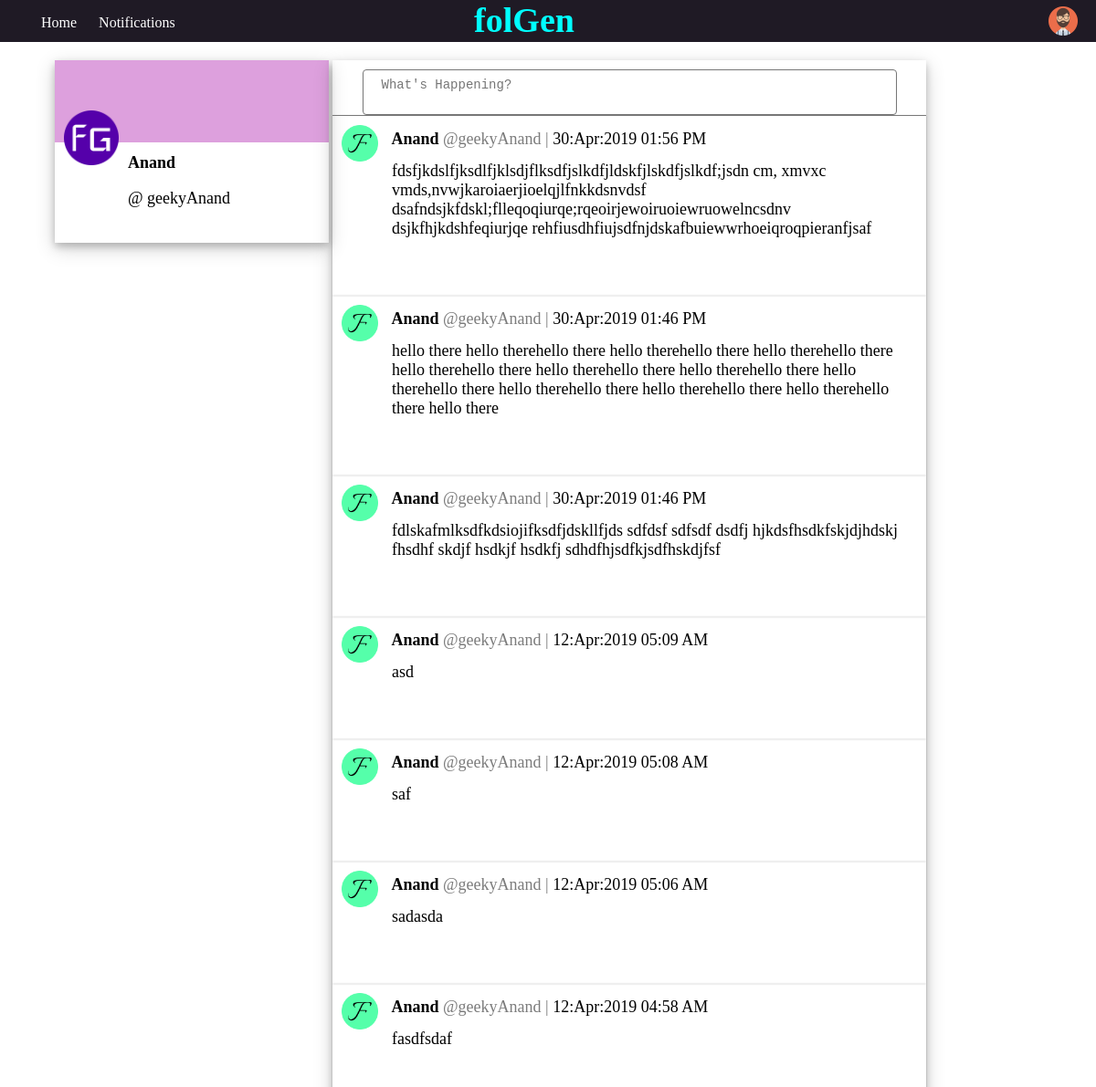
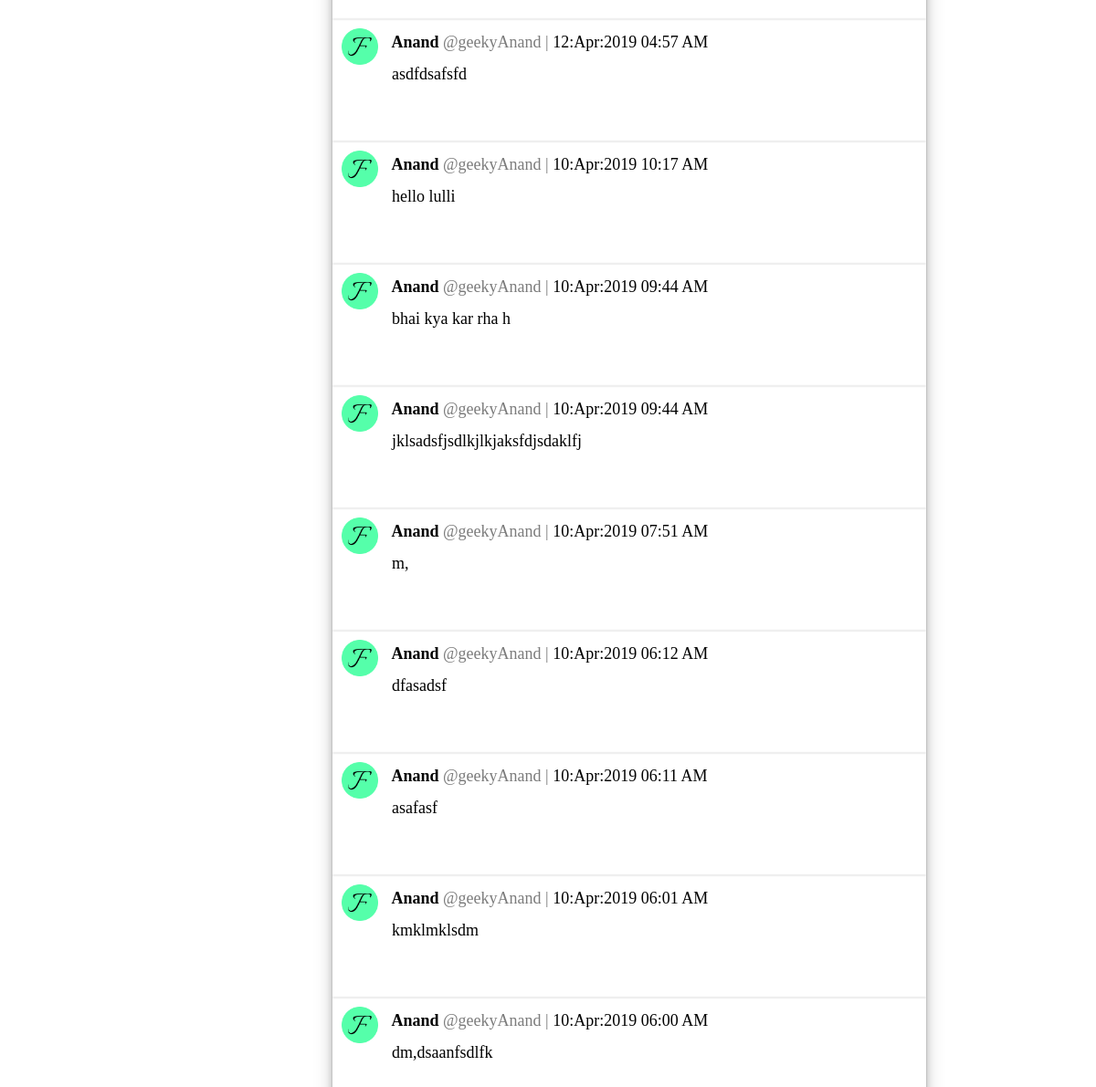
Screenshot of /timeline/ (signed in) with the database file from the repository (2 pictures, top to bottom).
### user/models.py (models this page shows, shortened)
class User(models.Model):
    username = models.CharField(max_length=20, primary_key=True)
    name = models.CharField(max_length=40, null=False,)
    unique_id = models.CharField(max_length=3, null=False, unique=True)
    email = models.EmailField(max_length=255, null=False, unique=True)
    followers = models.CharField(max_length=2000, null=True)
    following = models.CharField(max_length=2000, null=True)

### timeline/models.py (models this page shows, shortened)
class Post(models.Model):
    post_id = models.CharField(max_length=14, null=False, primary_key=True)
    post_content = models.CharField(max_length=512, null=False)
    liked_by = models.CharField(max_length=2000, null=True)

### timeline/views.py (the view, shortened to what this page needs)
# urls.py: path('', views.index, name='home'),
def index(request):
    logged = request.session.get('logged')
    if not logged:
        messages.info(request, '1')
        return redirect('home')
    else:
        if request.method == 'GET':
            return timeline(request)

### timeline/timeline_functions.py (called while the page is built)
def timeline(request):
    username = request.session.get('username')
    user_obj = User.objects.get(username=username)
    posts = []
    try:
        posts = sorted(post_generator(request).items(), reverse=True)
    except:
        posts = []
    print(posts[0])
    return render(request, 'timeline/timeline.html', {'posts': posts, 'user_data':user_obj})

def post_generator(request):
    active_user = request.session.get('username')
    user_instance = User.objects.get(username=active_user)
    active_uid = user_instance.unique_id
    following_list = [active_uid]
    if len(user_instance.following) != 0:
        following_list += user_instance.following.split('-')
    following_list.sort()
    post_dict = {}
    for uid in following_list:
        user_ins = User.objects.get(unique_id=uid)
        post_dict = __post_by_user(post_dict, unique_id=uid, name=user_ins.name, username=user_ins.username)
    return post_dict

def __post_by_user(post_dict, unique_id='', name='', username=''):
    posts = Post.objects.filter(post_id__istartswith=unique_id)
    if posts is not None:
        for post in posts:
            timestamp = int(post.post_id[4:])
            human_time = datetime.fromtimestamp(timestamp).strftime('%d:%b:%Y %I:%M %p')
            content = post.post_content
            if post_dict.get(timestamp) is not None:
                post_dict[timestamp].append({'time': human_time, 'name': name, 'text': content, 'username': username})
            else:
                post_dict[timestamp] = [{'time': human_time, 'name': name, 'text': content, 'username': username}]
        return post_dict
    else:
        return None  # if user had not written any post

### timeline/templates/timeline/timeline.html (shortened to what this page needs)
{% load static %}
<!DOCTYPE html>
<html>
<head>
    <link rel="stylesheet" href="{% static 'timeline/css/timeline.css' %}">
</head>
<body onclick="is_post_content_empty()">
	<div class="navbar-container">
		<ul>
			<li class="nav-li-home"><a href="#"> Home </a></li>
			<li class="nav-li-notification"><a href="#"> Notifications </a></li>
        </ul>
        <div class="logo">
            <span><b>folGen</b></span>
        </div>
		<div onclick="togglePanel()" class="navbar-img-holder">
            <img  class="avatar" src="{% static 'timeline/img/avatar.png' %}">
		</div>
    </div>
    <div class="timeline-container">
        <div class="user_details_container">
            <div class="user_details">
                <div class="banner_wall">
                </div>
                <img class="banner_user_img" src="{% static 'timeline/img/user.png' %}">
                <div class="user_details_display">
                    <p class="user_details_p_name">{{user_data.name}}</p>
                    <p class="user_details_p_username">@ {{user_data.username}}</p>
                </div>
            </div>
        </div>
        <div class="timeline">
            <div class="timeline-new_post" id="timeline-new_post">
                <form method="POST">
                    <textarea  placeholder="What's Happening?" class="new-post-textArea" name="post_content" id="post-content" ></textarea>
                </form>
            </div>
            <div class="post-area">
                {% for timestamp_tuple in posts %}
                        <div class="post">
                            {% for post_tuple in timestamp_tuple.1 %}
                                <img class="post_icon" src="{% static 'timeline/img/icon.png' %}"> <span id="name_span">{{ post_tuple.name }}</span>
                                 <span id="username_span">@{{ post_tuple.username }} |</span> <span id="time_span">{{post_tuple.time }}</span>
                                <br><div class="post_text_div"><span id="post_text_span">{{ post_tuple.text }}</span></div>
                            {% endfor %}
                        <br><br><br>
                        </div>
                {% endfor %}
            </div>
        </div>
    </div>
</body>
</html>

### timeline/static/timeline/css/timeline.css (style rules this page uses)
html, body { margin: 0; padding: 0; width: 100%; height: 100vh; }
body { font-family: Poppins; font-weight: 400; background-position: center; }
.navbar-container { text-align: center; background-color: #1f1a25; height: 46px; width: 100%; min-width: 500px; clear: both; overflow: hidden; }
.navbar-container ul { position: absolute; left: 5px; color: white; list-style: none; }
.navbar-container ul li { display: inline-block; padding-right: 20px; }
a { color: white; font-size: 16px; text-decoration: none; }
.navbar-img-holder { float: right; display: inline-block; }
.avatar { float: left; margin-top: 7px; margin-right: 20px; width: 32px; height: 32px; }
.logo { display: inline; width: 156px; margin: 0 auto; }
.logo > span { color: aqua; font-size: 38px; }
.timeline-container { padding-top: 20px; display: inline-block; background-color: #fff; vertical-align: top; width: 100%; height: auto; }
.timeline { display: inline-block; margin: 0 auto; box-shadow: 0 4px 8px 0 rgba(0, 0, 0, 0.2), 0 6px 20px 0 rgba(0, 0, 0, 0.19); text-align: center; width: 650px; height: auto; }
.user_details_container { display: inline-block; vertical-align: top; width: 30%; margin: 0 auto; height: 200px; }
.user_details { box-shadow: 0 4px 8px 0 rgba(0, 0, 0, 0.2), 0 6px 20px 0 rgba(0, 0, 0, 0.19); float: right; height: 200px; width: 300px; }
.user_details_display { font-size: 18px; position: relative; bottom: 70px; left: 80px; }
.user_details_p_name { font-weight: bold; }
.user_details_p_username { margin-top: 2px; }
.new-post-textArea { margin-top: 10px; width: 90%; height: fit-content; min-height: 36px; padding: 8px 20px; box-sizing: border-box; border-radius: 4px; font-size: 14px; resize: none; }
.timeline-new_post { height: 60px; }
.timeline-new_post > form { height:100px; }
.post-area { border-top: 1px solid grey; }
.banner_wall { text-align: center; vertical-align: middle; background-color: plum; height: 90px; font-size: 50px; width: 100%; }
.banner_user_img { position: relative; top: -35px; left: 10px; width: 60px; height: 60px; }
.post { padding-top: 5px; text-align: left; font-size: 18px; box-shadow: 0 0 2px 0 rgba(0, 0, 0, 0.2); }
.post_icon { position: relative; top: 5px; left: 10px; width: 40px; height: 40px; }
#name_span, #username_span, #time_span { position: relative; left: 20px; top: 10px; vertical-align: top; }
#post_text_span { display: inline-block; width: 86%; position: relative; left: 65px; }
#name_span { font-weight: bold; }
#username_span { color: rgb(124, 124, 124); }

### rows the page displays
User: name "Anand", username "geekyAnand", name "Anand" "Anand" "Anand" "Anand" "Anand" "Anand" "Anand" "Anand" "Anand" "Anand" "Anand" "Anand" "Anand" "Anand" "Anand" "Anand", username "geekyAnand" "geekyAnand" "geekyAnand" "geekyAnand" "geekyAnand" "geekyAnand" "geekyAnand" "geekyAnand" "geekyAnand" "geekyAnand" "geekyAnand" "geekyAnand" "geekyAnand" "geekyAnand" "geekyAnand" "geekyAnand"
Post: text "fdsfjkdslfjksdlfjklsdjflksdfjslkdfjldskfjlskdfjslkdf;jsdn cm, xmvxc vmds,nvwjkaroiaerjioelqjlfnkkdsnvdsf dsafndsjkfdskl;flleqoqiurqe;rqeoirjewoiruoiewruowelncsdnv dsjkfhjkdshfeqiurjqe rehfiusdhfiujsdfnjdskafbuiewwrhoeiqroqpieranfjsaf"
Post: text "hello there hello therehello there hello therehello there hello therehello there hello therehello there hello therehello there hello therehello there hello therehello there hello therehello there hello therehello there hello therehello there hello there"
Post: text "fdlskafmlksdfkdsiojifksdfjdskllfjds sdfdsf sdfsdf dsdfj hjkdsfhsdkfskjdjhdskj fhsdhf skdjf hsdkjf hsdkfj sdhdfhjsdfkjsdfhskdjfsf"
Post: text "asd"
Post: text "saf"
Post: text "sadasda"
Post: text "fasdfsdaf"
Post: text "asdfdsafsfd"
Post: text "hello lulli"
Post: text "bhai kya kar rha h"
Post: text "jklsadsfjsdlkjlkjaksfdjsdaklfj"
Post: text "m,"
Post: text "dfasadsf"
Post: text "asafasf"
Post: text "kmklmklsdm"
Post: text "dm,dsaanfsdlfk"

### other values shown
{{ post_tuple.time }} "30:Apr:2019 01:56 PM" "30:Apr:2019 01:46 PM" "30:Apr:2019 01:46 PM" "12:Apr:2019 05:09 AM" "12:Apr:2019 05:08 AM" "12:Apr:2019 05:06 AM" "12:Apr:2019 04:58 AM" "12:Apr:2019 04:57 AM" "10:Apr:2019 10:17 AM" "10:Apr:2019 09:44 AM" "10:Apr:2019 09:44 AM" "10:Apr:2019 07:51 AM" "10:Apr:2019 06:12 AM" "10:Apr:2019 06:11 AM" "10:Apr:2019 06:01 AM" "10:Apr:2019 06:00 AM"
